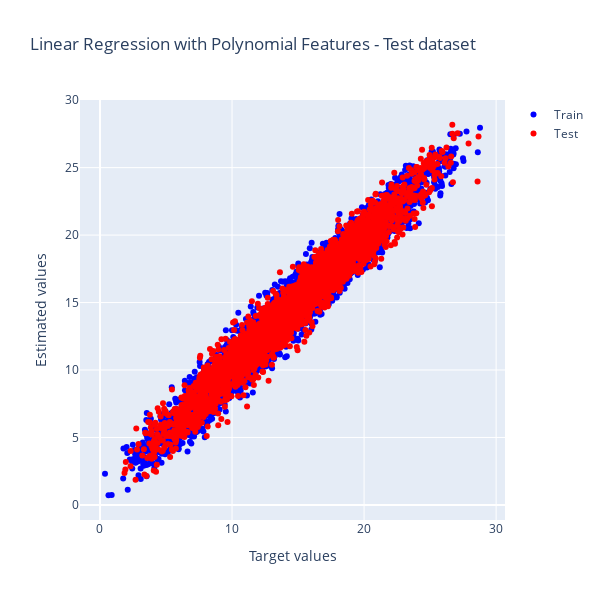

The notebook cell this image was saved under:
### Markdown cell above
### Perform best model on test data for evaluation.
Best model for linear regression is with polynomial feature of degree 3.

### Code cell
rf_train = best_rf.predict(X_train)
rf_test = best_rf.predict(X_test)

util.print_model_statistics(y_train, rf_train, y_test, rf_test)

fig = go.Figure()

fig.update_layout(title="Linear Regression with Polynomial Features - Test dataset", xaxis_title="Target values", yaxis_title = "Estimated values", height=600, width=600)

fig.add_trace(go.Scatter(x=y_train, y= rf_train, mode="markers", line=go.scatter.Line(color="blue"), showlegend=True, name="Train"))

fig.add_trace(go.Scatter(x=y_test, y= rf_test, mode= "markers", line=go.scatter.Line(color="red"), showlegend=True, name="Test"))

### Figure 1 — Plotly figure (JSON) as saved in the notebook; plotly's stock layout.template omitted (floating-point values rounded to 4 significant figures; data arrays with more than 128 entries replaced by an {"elided": "..."} marker saying what was removed)
{"data": [{"line": {"color": "blue"}, "mode": "markers", "name": "Train", "showlegend": true, "type": "scatter", "x": {"elided": "5000 float values"}, "y": {"elided": "5000 float values"}}, {"line": {"color": "red"}, "mode": "markers", "name": "Test", "showlegend": true, "type": "scatter", "x": {"elided": "3000 float values"}, "y": {"elided": "3000 float values"}}], "layout": {"height": 600, "title": {"text": "Linear Regression with Polynomial Features - Test dataset"}, "width": 600, "xaxis": {"title": {"text": "Target values"}}, "yaxis": {"title": {"text": "Estimated values"}}}}
